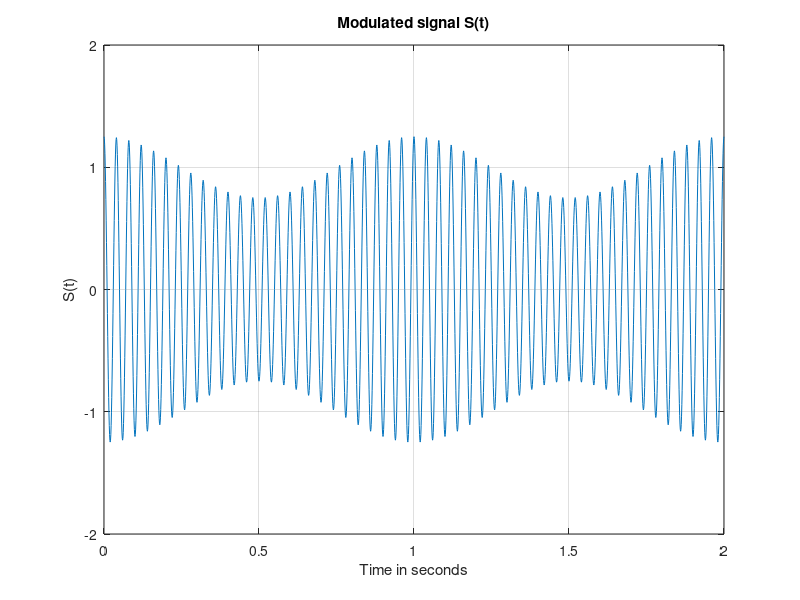
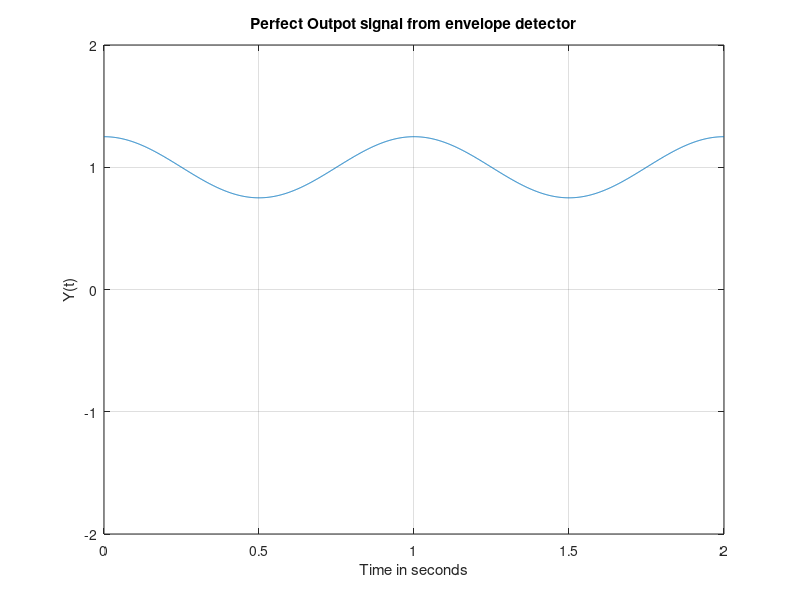

These figures' MATLAB source, in order: (Note: this script raises an error after producing the figures.)
clc;clear all;
mu=.25;
Ac=1;
fm=1;
fc=25;
t = 0:0.001:2;
tau=0.4;

s = Ac*(1+mu*cos(2*pi*fm*t)).*cos(fc*2*pi*t);
v0=s(1);

plot(t,s)
 
 axis([0 2 -2 2]);
 
title('Modulated signal S(t)');
xlabel('Time in seconds');
ylabel('S(t)');
grid on
figure;
% hold on


v =abs( Ac*(1+mu*cos(2*pi*fm*t)));
plot(t,v)

hold on
axis([0 2 -2 2]);
title('Perfect Outpot signal from envelope detector');
xlabel('Time in seconds');
ylabel('Y(t)');
grid on
figure;
% hold on

aa=findpeaks(s,t);      %find the peaks of the modulated signal
out=zeros(1,length(t)); %practical oytpot of demodulated signal
x=0;           %time shift

%find the best tau
taut=0.04:0.001:1;       %tau matrix for testing
sum=0;
D=zeros(1,length(taut)); %mean square error matrix

for k=1:length(taut)     %go threw the each value of tau between 0.04 and 1 and each step is 0.001 and store the value of mean square error in D array
for i=1:length(t)
     if(ismember(s(i),aa)&&s(i)>=v0*exp((-t(i)+x)/taut(k)))%if we are at the peak of s(t)
        v0=s(i);        
         x=t(i);
        
     end
     %the output signal equals the maximum between s(t) and V0*e^(-t+x/tau)    
    if(s(i)>=v0*exp((-t(i)+x)/taut(k)))
    out(i)=s(i);
    else
        out(i)=v0*exp((-t(i)+x)/taut(k));
    end
    sum=sum+((v(i)-out(i))^2)/length(taut);
end

D(k)=sum; % store the value of mean square error in the corresponding index in D array
% Resetting the values for the next loop

v0=0;
x=0;
sum=0;
end

 plot(taut,D,'r');      %plot D verses 1/fs:1/fm
 axis([0.04 1 -2 2]);
 title('The Mean Square Error');
 xlabel('Tau');
 ylabel('D(t)');
 figure;
cc = min(D)   %find the lowest point in the D array ;cc is the lowest value of error 
index = find(D==cc)    % find the index of cc in the D array
tau=taut(index)             %find and set the value of tau that corresponds to the lowest error



%plotting the practical output with the smallest mean square error


for i=1:length(t)
    if(ismember(s(i),aa)&&v0*exp((-t(i)+x)/tau)<=s(i))%if we are at the peak of s(t) and s(t) is bigger than Vout
        v0=s(i);  
        x=t(i);
              
    end         
    %the output signal equals the maximum between s(t) and V0*e^(-t+x/tau)    
    if(s(i)>=v0*exp((-t(i)+x)/tau))
    out(i)=s(i);
    else
        out(i)=v0*exp((-t(i)+x)/tau);
    end
end   

 plot(t,out,'g');
 axis([0 2 -2 2]);
 title('Practical Output Demodulated signal Y1(t)');
 xlabel('Time in seconds');
 ylabel('Y1(t)');

